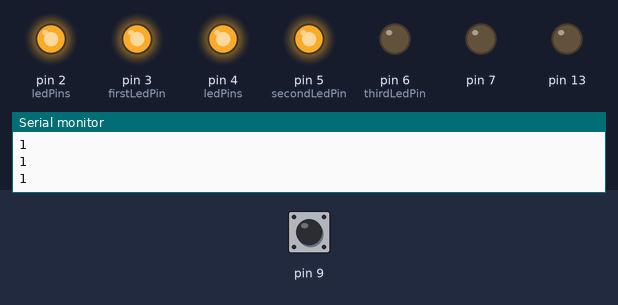
Bench run of a sketch on a simulated Arduino Uno, built with avr-gcc and run on an emulated ATmega328P. On the bench: output pins drawn as LEDs (lit = HIGH), the last lines printed to the serial monitor. Dashed ring = blinking. The inputs (shaded band) are chosen by the test bench; at power-on: pin 9 HIGH.

Above: at 1.6 s.
1.7 s: pin 9 pulled LOW for 1 s
At 3.18 s:
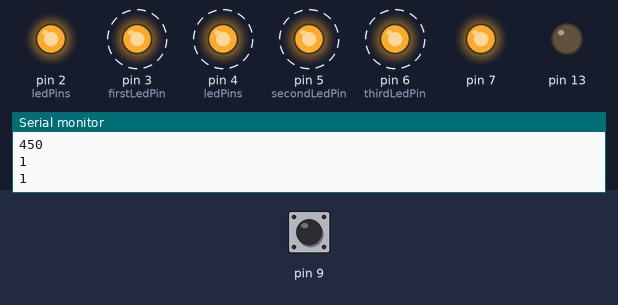
4.7 s: pin 9 pulled LOW for 3.2 s
At 4.98 s:
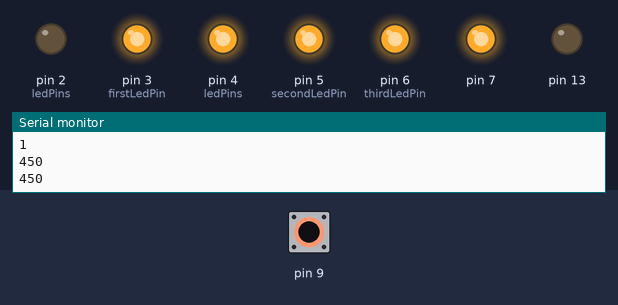
9.4 s: pin 9 pulled LOW for 0.5 s
At 10.35 s:
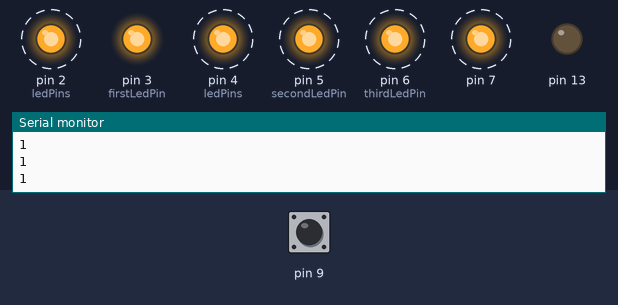
Timing chart, 0 to 18.4 s (numbered marks = the images above; inputs shaded):
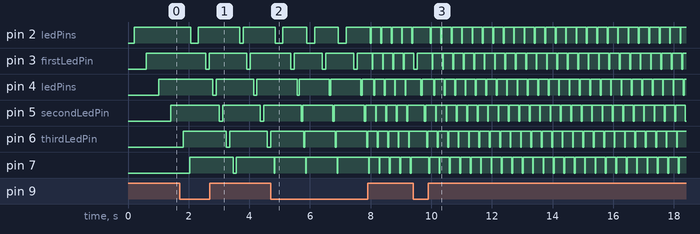

The sketch:

KnightRider_CombinedWith_ResistorAsSensor.ino
```cpp
/*
LEDs sketch
Blink three LEDs each connected to a different digital pin
*/
#include <CapacitiveSensor.h>
CapacitiveSensor capSensor = CapacitiveSensor(12,9);

const int firstLedPin = 3;
const int secondLedPin = 5;
const int thirdLedPin = 6;

int mydelay = 200;

const int ledPins[] = {0,1,2,3,4,5,6};
const int NbrLEDs = 8;

int resistorInput = 10;

void setup()
{
//pinMode(firstLedPin, OUTPUT);
//pinMode(secondLedPin, OUTPUT);
pinMode(thirdLedPin, OUTPUT);
pinMode(13, OUTPUT);
Serial.begin(9600);

  for(int led = 2; led <  NbrLEDs; led++)
  {
    pinMode(led, OUTPUT);
  }

}
// choose the pin for each of the LEDs
// declare LED pins as output
// declare LED pins as output
// declare LED pins as output
void loop()
{


  for(int led = 2; led <  NbrLEDs; led++)
  {
    resistorInput = capSensor.capacitiveSensor(30)/10;
  Serial.println(resistorInput);

  if (resistorInput > 60)
  mydelay = 1000/(led*led );

    blinkLED(led, mydelay);
  }

// flash each of the LEDs for 1000 milliseconds (1 second)
// blinkLED(13, mydelay);
}
// blink the LED on the given pin for the duration in milliseconds
void blinkLED(int pin, int duration)
{
digitalWrite(pin, LOW);
digitalWrite(13, LOW);
// turn LED on
delay(duration);
digitalWrite(pin, HIGH);
digitalWrite(13, LOW);
// turn LED off
delay(duration);
}
```

Measured:
- by itself, pin 2 (ledPins), pin 4 (ledPins), pin 5 (secondLedPin), pin 6 (thirdLedPin), pin 7: alternates HIGH for 0.32 s and LOW for 0.03 s
